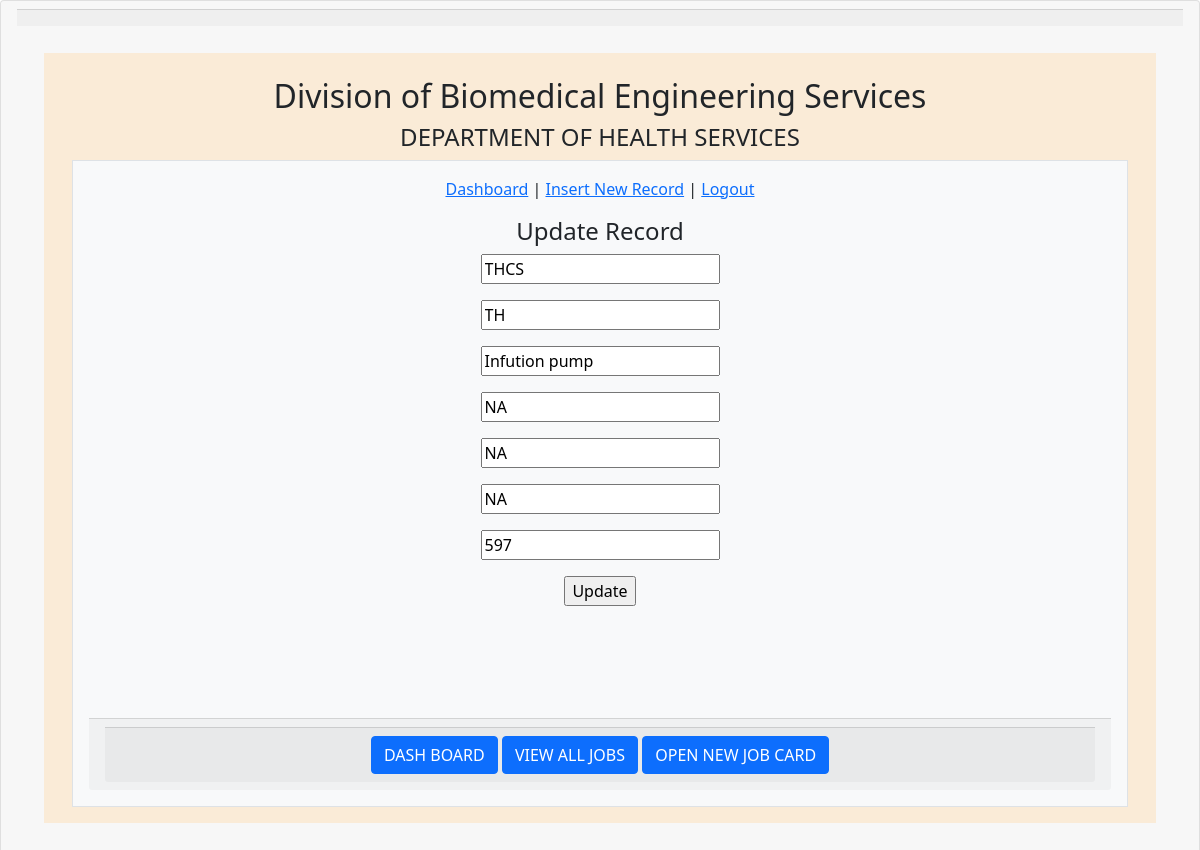
Page /edit.php?id=106 (signed in) on the committed database.
### tables this page shows
CREATE TABLE IF NOT EXISTS `job_card` (
  `id` int(50) NOT NULL AUTO_INCREMENT,
  `bes_unit` varchar(10) NOT NULL,
  `trn_date` date NOT NULL,
  `hospital_name` varchar(100) NOT NULL,
  `h_type` varchar(10) NOT NULL,
  `equipment_name` varchar(50) NOT NULL,
  `equipment_make` varchar(20) DEFAULT NULL,
  `equipment_model` varchar(20) DEFAULT NULL,
  `location` varchar(20) DEFAULT NULL,
  `s_id` varchar(10) DEFAULT NULL,
  `submittedby` varchar(50) NOT NULL,
  PRIMARY KEY (`id`)
);

### edit.php (the view, shortened to what this page needs)
<?php
require('db.php');
$id=$_REQUEST['id'];
$query = "SELECT * from job_card where id='".$id."'";
$result = mysqli_query($con, $query) or die ( mysqli_error());
$row = mysqli_fetch_assoc($result);
?>
<!DOCTYPE html>
<html>
	<head>
<link rel="stylesheet" href="css/style.css" />
    <link href="https://cdn.jsdelivr.net/npm/bootstrap@5.0.2/dist/css/bootstrap.min.css" rel="stylesheet">
	</head>
	<div class="card text-center">
	  <div class="card-header">
	  <div class="card-footer text-muted">
	</div>
 <div class="card-body">
		<body>
		<div id="main">
	<div id="header">
	  <div id="logo">
		<div id="logo_text">
		  <h2>Division of Biomedical Engineering Services</h2>
		  <h4> DEPARTMENT OF HEALTH SERVICES  </h4>
        <div class="container overflow-hidden">
            <div class="row gx-5">
                <div class="col">
                <div class="p-3 border bg-light">
		<div class="form">
		<p><a href="dashboard.php">Dashboard</a> | <a href="insert.php">Insert New Record</a> | <a href="logout.php">Logout</a></p>
		<h4>Update Record</h4>
			<?php
			if(isset($_POST['new']) && $_POST['new']==1)
			{
			$id=$_REQUEST['id'];
			$trn_date = date("Y-m-d H:i:s");
			$hospital_name =$_REQUEST['hospital_name'];
			$h_type =$_REQUEST['h_type'];
			$equipment_name=$_REQUEST['equipment_name'];
			$equipment_make=$_REQUEST['equipment_make'];
			$equipment_model=$_REQUEST['equipment_model'];
			$location=$_REQUEST['location'];
			$s_id=$_REQUEST['s_id'];
			$submittedby = $_SESSION["username"];
			$update="update job_card set trn_date='".$trn_date."', hospital_name='".$hospital_name."', h_type='".$h_type."',equipment_name='".$equipment_name."',equipment_make='".$equipment_make."',equipment_model='".$equipment_model."',location='".$location."',s_id='".$s_id."', submittedby='".$submittedby."' where id='".$id."'";
			mysqli_query($con, $update) or die(mysqli_error());
			$status = "Record Updated Successfully. </br></br><a href='view.php'>View Updated Record</a>";
			echo '<p style="color:#FF0000;">'.$status.'</p>';
			}else {
			?>
		<div>
		<form name="form" method="post" action="">
		<p><input type="text" name="hospital_name" placeholder="Enter Name" required value="<?php echo $row['hospital_name'];?>" /></p>
		<p><input type="text" name="h_type" placeholder="Enter Age" required value="<?php echo $row['h_type'];?>" /></p>
		<p><input type="text" name="equipment_name" placeholder="Equipment Name" required value="<?php echo $row['equipment_name'];?>" /></p>
		<p><input type="text" name="equipment_make" placeholder="Equipment Make" required value="<?php echo $row['equipment_make'];?>" /></p>
		<p><input type="text" name="equipment_model" placeholder="Equipment Model" required value="<?php echo $row['equipment_model'];?>" /></p>
		<p><input type="text" name="location" placeholder="Location" required value="<?php echo $row['location'];?>" /></p>
		<p><input type="text" name="s_id" placeholder="Staff ID" required value="<?php echo $row['s_id'];?>" /></p>
		<p><input name="submit" type="submit" value="Update" /></p>
		</form>
		<?php } ?>
		<br /><br /><br /><br />
		</div>
		</div>
		</body>
		<div class="caard-text center">
	<div class="card-footer ">
	<div class="card-footer text-muted">
		<a class="btn btn-primary" href="dashboard.php" role="button">DASH BOARD</a>
		<a class="btn btn-primary" href="view.php" role="button">VIEW ALL JOBS</a>
		<a class="btn btn-primary" href="insert.php" role="button">OPEN NEW JOB CARD</a>
	</div>
	</div>
	</div>
</html>

### style.css (style rules this page uses)
body { background-color: rgb(45, 92, 124); }
.card-body { background-color: antiquewhite; padding: 20px 20px; margin: 20pt 20pt; align-items: center; text-align: center; }

### rows in the picture
job_card: hospital_name "THCS", h_type "TH", equipment_name "Infution pump", equipment_make "NA", equipment_model "NA", location "NA", s_id "597"
